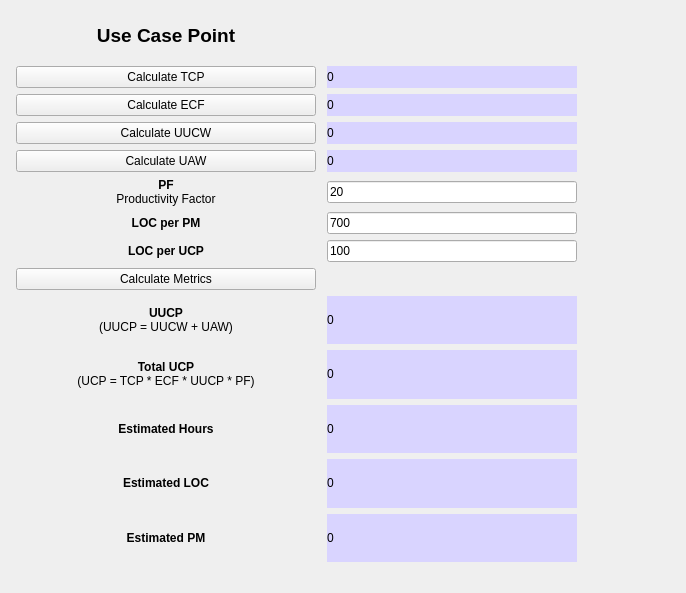
<?xml version="1.0" encoding="UTF-8"?>
<ui version="4.0">
 <class>Form</class>
 <widget class="QWidget" name="Form">
  <property name="geometry">
   <rect>
    <x>0</x>
    <y>0</y>
    <width>686</width>
    <height>593</height>
   </rect>
  </property>
  <property name="windowTitle">
   <string>Calculate UCP</string>
  </property>
  <widget class="QWidget" name="">
   <property name="geometry">
    <rect>
     <x>11</x>
     <y>11</y>
     <width>571</width>
     <height>551</height>
    </rect>
   </property>
   <layout class="QGridLayout" name="gridLayout">
    <item row="6" column="1">
     <widget class="QLineEdit" name="inp_loc_pm">
      <property name="sizePolicy">
       <sizepolicy hsizetype="Fixed" vsizetype="Fixed">
        <horstretch>0</horstretch>
        <verstretch>0</verstretch>
       </sizepolicy>
      </property>
      <property name="minimumSize">
       <size>
        <width>150</width>
        <height>0</height>
       </size>
      </property>
      <property name="maximumSize">
       <size>
        <width>250</width>
        <height>16777215</height>
       </size>
      </property>
      <property name="text">
       <string>700</string>
      </property>
     </widget>
    </item>
    <item row="10" column="1">
     <widget class="QLabel" name="label_ucp_result">
      <property name="styleSheet">
       <string notr="true">background-color: rgb(217, 212, 255);</string>
      </property>
      <property name="text">
       <string>&lt;html&gt;&lt;head/&gt;&lt;body&gt;&lt;p&gt;0&lt;/p&gt;&lt;/body&gt;&lt;/html&gt;</string>
      </property>
     </widget>
    </item>
    <item row="13" column="1">
     <widget class="QLabel" name="label_est_pm">
      <property name="styleSheet">
       <string notr="true">background-color: rgb(217, 212, 255);</string>
      </property>
      <property name="text">
       <string>&lt;html&gt;&lt;head/&gt;&lt;body&gt;&lt;p&gt;0&lt;/p&gt;&lt;/body&gt;&lt;/html&gt;</string>
      </property>
     </widget>
    </item>
    <item row="4" column="0">
     <widget class="QPushButton" name="btn_calc_uaw">
      <property name="sizePolicy">
       <sizepolicy hsizetype="Fixed" vsizetype="Fixed">
        <horstretch>0</horstretch>
        <verstretch>0</verstretch>
       </sizepolicy>
      </property>
      <property name="maximumSize">
       <size>
        <width>300</width>
        <height>16777215</height>
       </size>
      </property>
      <property name="text">
       <string>Calculate UAW</string>
      </property>
     </widget>
    </item>
    <item row="3" column="1">
     <widget class="QLabel" name="label_uucw_result">
      <property name="styleSheet">
       <string notr="true">background-color: rgb(217, 212, 255);</string>
      </property>
      <property name="text">
       <string>&lt;html&gt;&lt;head/&gt;&lt;body&gt;&lt;p&gt;0&lt;/p&gt;&lt;/body&gt;&lt;/html&gt;</string>
      </property>
     </widget>
    </item>
    <item row="6" column="0">
     <widget class="QLabel" name="label_9">
      <property name="text">
       <string>&lt;html&gt;&lt;head/&gt;&lt;body&gt;&lt;p align=&quot;center&quot;&gt;&lt;span style=&quot; font-weight:600;&quot;&gt;LOC per PM&lt;/span&gt;&lt;/p&gt;&lt;/body&gt;&lt;/html&gt;</string>
      </property>
     </widget>
    </item>
    <item row="2" column="0">
     <widget class="QPushButton" name="btn_calc_ecf">
      <property name="sizePolicy">
       <sizepolicy hsizetype="Fixed" vsizetype="Fixed">
        <horstretch>0</horstretch>
        <verstretch>0</verstretch>
       </sizepolicy>
      </property>
      <property name="maximumSize">
       <size>
        <width>300</width>
        <height>16777215</height>
       </size>
      </property>
      <property name="text">
       <string>Calculate ECF</string>
      </property>
     </widget>
    </item>
    <item row="5" column="0">
     <widget class="QLabel" name="label_8">
      <property name="text">
       <string>&lt;html&gt;&lt;head/&gt;&lt;body&gt;&lt;p align=&quot;center&quot;&gt;&lt;span style=&quot; font-weight:600;&quot;&gt;PF&lt;br/&gt;&lt;/span&gt;Productivity Factor&lt;/p&gt;&lt;/body&gt;&lt;/html&gt;</string>
      </property>
     </widget>
    </item>
    <item row="3" column="0">
     <widget class="QPushButton" name="btn_calc_uucw">
      <property name="sizePolicy">
       <sizepolicy hsizetype="Fixed" vsizetype="Fixed">
        <horstretch>0</horstretch>
        <verstretch>0</verstretch>
       </sizepolicy>
      </property>
      <property name="maximumSize">
       <size>
        <width>300</width>
        <height>16777215</height>
       </size>
      </property>
      <property name="text">
       <string>Calculate UUCW</string>
      </property>
     </widget>
    </item>
    <item row="1" column="1">
     <widget class="QLabel" name="label_tcp_result">
      <property name="styleSheet">
       <string notr="true">background-color: rgb(217, 212, 255);</string>
      </property>
      <property name="text">
       <string>&lt;html&gt;&lt;head/&gt;&lt;body&gt;&lt;p&gt;0&lt;/p&gt;&lt;/body&gt;&lt;/html&gt;</string>
      </property>
     </widget>
    </item>
    <item row="9" column="1">
     <widget class="QLabel" name="label_uucp_result">
      <property name="styleSheet">
       <string notr="true">background-color: rgb(217, 212, 255);</string>
      </property>
      <property name="text">
       <string>&lt;html&gt;&lt;head/&gt;&lt;body&gt;&lt;p&gt;0&lt;/p&gt;&lt;/body&gt;&lt;/html&gt;</string>
      </property>
     </widget>
    </item>
    <item row="7" column="0">
     <widget class="QLabel" name="label_11">
      <property name="text">
       <string>&lt;html&gt;&lt;head/&gt;&lt;body&gt;&lt;p align=&quot;center&quot;&gt;&lt;span style=&quot; font-weight:600;&quot;&gt;LOC per UCP&lt;/span&gt;&lt;/p&gt;&lt;/body&gt;&lt;/html&gt;</string>
      </property>
     </widget>
    </item>
    <item row="7" column="1">
     <widget class="QLineEdit" name="inp_loc_ucp">
      <property name="sizePolicy">
       <sizepolicy hsizetype="Fixed" vsizetype="Fixed">
        <horstretch>0</horstretch>
        <verstretch>0</verstretch>
       </sizepolicy>
      </property>
      <property name="minimumSize">
       <size>
        <width>150</width>
        <height>0</height>
       </size>
      </property>
      <property name="maximumSize">
       <size>
        <width>250</width>
        <height>16777215</height>
       </size>
      </property>
      <property name="text">
       <string>100</string>
      </property>
     </widget>
    </item>
    <item row="5" column="1">
     <widget class="QLineEdit" name="inp_pf">
      <property name="sizePolicy">
       <sizepolicy hsizetype="Fixed" vsizetype="Fixed">
        <horstretch>0</horstretch>
        <verstretch>0</verstretch>
       </sizepolicy>
      </property>
      <property name="minimumSize">
       <size>
        <width>150</width>
        <height>0</height>
       </size>
      </property>
      <property name="maximumSize">
       <size>
        <width>250</width>
        <height>16777215</height>
       </size>
      </property>
      <property name="styleSheet">
       <string notr="true">&lt;body&gt;&lt;p align-text=center&gt;20&lt;/p&gt;&lt;/body&gt;</string>
      </property>
      <property name="text">
       <string>20</string>
      </property>
     </widget>
    </item>
    <item row="4" column="1">
     <widget class="QLabel" name="label_uaw_result">
      <property name="styleSheet">
       <string notr="true">background-color: rgb(217, 212, 255);</string>
      </property>
      <property name="text">
       <string>&lt;html&gt;&lt;head/&gt;&lt;body&gt;&lt;p&gt;0&lt;/p&gt;&lt;/body&gt;&lt;/html&gt;</string>
      </property>
     </widget>
    </item>
    <item row="12" column="1">
     <widget class="QLabel" name="label_est_loc">
      <property name="styleSheet">
       <string notr="true">background-color: rgb(217, 212, 255);</string>
      </property>
      <property name="text">
       <string>&lt;html&gt;&lt;head/&gt;&lt;body&gt;&lt;p&gt;0&lt;/p&gt;&lt;/body&gt;&lt;/html&gt;</string>
      </property>
     </widget>
    </item>
    <item row="11" column="1">
     <widget class="QLabel" name="label_est_hours">
      <property name="styleSheet">
       <string notr="true">background-color: rgb(217, 212, 255);</string>
      </property>
      <property name="text">
       <string>&lt;html&gt;&lt;head/&gt;&lt;body&gt;&lt;p&gt;0&lt;/p&gt;&lt;/body&gt;&lt;/html&gt;</string>
      </property>
     </widget>
    </item>
    <item row="2" column="1">
     <widget class="QLabel" name="label_ecf_result">
      <property name="styleSheet">
       <string notr="true">background-color: rgb(217, 212, 255);</string>
      </property>
      <property name="text">
       <string>&lt;html&gt;&lt;head/&gt;&lt;body&gt;&lt;p&gt;0&lt;/p&gt;&lt;/body&gt;&lt;/html&gt;</string>
      </property>
     </widget>
    </item>
    <item row="1" column="0">
     <widget class="QPushButton" name="btn_calc_tcp">
      <property name="sizePolicy">
       <sizepolicy hsizetype="Fixed" vsizetype="Fixed">
        <horstretch>0</horstretch>
        <verstretch>0</verstretch>
       </sizepolicy>
      </property>
      <property name="minimumSize">
       <size>
        <width>0</width>
        <height>0</height>
       </size>
      </property>
      <property name="maximumSize">
       <size>
        <width>300</width>
        <height>16777215</height>
       </size>
      </property>
      <property name="text">
       <string>Calculate TCP</string>
      </property>
     </widget>
    </item>
    <item row="0" column="0">
     <widget class="QLabel" name="label">
      <property name="text">
       <string>&lt;html&gt;&lt;head/&gt;&lt;body&gt;&lt;p align=&quot;center&quot;&gt;&lt;span style=&quot; font-size:14pt; font-weight:600;&quot;&gt;Use Case Point&lt;/span&gt;&lt;/p&gt;&lt;/body&gt;&lt;/html&gt;</string>
      </property>
     </widget>
    </item>
    <item row="8" column="0">
     <widget class="QPushButton" name="btn_calc_metrics">
      <property name="sizePolicy">
       <sizepolicy hsizetype="Fixed" vsizetype="Fixed">
        <horstretch>0</horstretch>
        <verstretch>0</verstretch>
       </sizepolicy>
      </property>
      <property name="maximumSize">
       <size>
        <width>300</width>
        <height>16777215</height>
       </size>
      </property>
      <property name="text">
       <string>Calculate Metrics</string>
      </property>
     </widget>
    </item>
    <item row="9" column="0">
     <widget class="QLabel" name="label_2">
      <property name="text">
       <string>&lt;html&gt;&lt;head/&gt;&lt;body&gt;&lt;p align=&quot;center&quot;&gt;&lt;span style=&quot; font-weight:600;&quot;&gt;UUCP&lt;br/&gt;&lt;/span&gt;(UUCP = UUCW + UAW)&lt;/p&gt;&lt;/body&gt;&lt;/html&gt;</string>
      </property>
     </widget>
    </item>
    <item row="10" column="0">
     <widget class="QLabel" name="label_3">
      <property name="text">
       <string>&lt;html&gt;&lt;head/&gt;&lt;body&gt;&lt;p align=&quot;center&quot;&gt;&lt;span style=&quot; font-weight:600;&quot;&gt;Total UCP&lt;br/&gt;&lt;/span&gt;(UCP = TCP * ECF * UUCP * PF)&lt;/p&gt;&lt;/body&gt;&lt;/html&gt;</string>
      </property>
     </widget>
    </item>
    <item row="11" column="0">
     <widget class="QLabel" name="label_4">
      <property name="text">
       <string>&lt;html&gt;&lt;head/&gt;&lt;body&gt;&lt;p align=&quot;center&quot;&gt;&lt;span style=&quot; font-weight:600;&quot;&gt;Estimated Hours&lt;/span&gt;&lt;/p&gt;&lt;/body&gt;&lt;/html&gt;</string>
      </property>
     </widget>
    </item>
    <item row="12" column="0">
     <widget class="QLabel" name="label_5">
      <property name="text">
       <string>&lt;html&gt;&lt;head/&gt;&lt;body&gt;&lt;p align=&quot;center&quot;&gt;&lt;span style=&quot; font-weight:600;&quot;&gt;Estimated LOC&lt;/span&gt;&lt;/p&gt;&lt;/body&gt;&lt;/html&gt;</string>
      </property>
     </widget>
    </item>
    <item row="13" column="0">
     <widget class="QLabel" name="label_6">
      <property name="text">
       <string>&lt;html&gt;&lt;head/&gt;&lt;body&gt;&lt;p align=&quot;center&quot;&gt;&lt;span style=&quot; font-weight:600;&quot;&gt;Estimated PM&lt;/span&gt;&lt;/p&gt;&lt;/body&gt;&lt;/html&gt;</string>
      </property>
     </widget>
    </item>
   </layout>
  </widget>
 </widget>
 <resources/>
 <connections/>
</ui>
